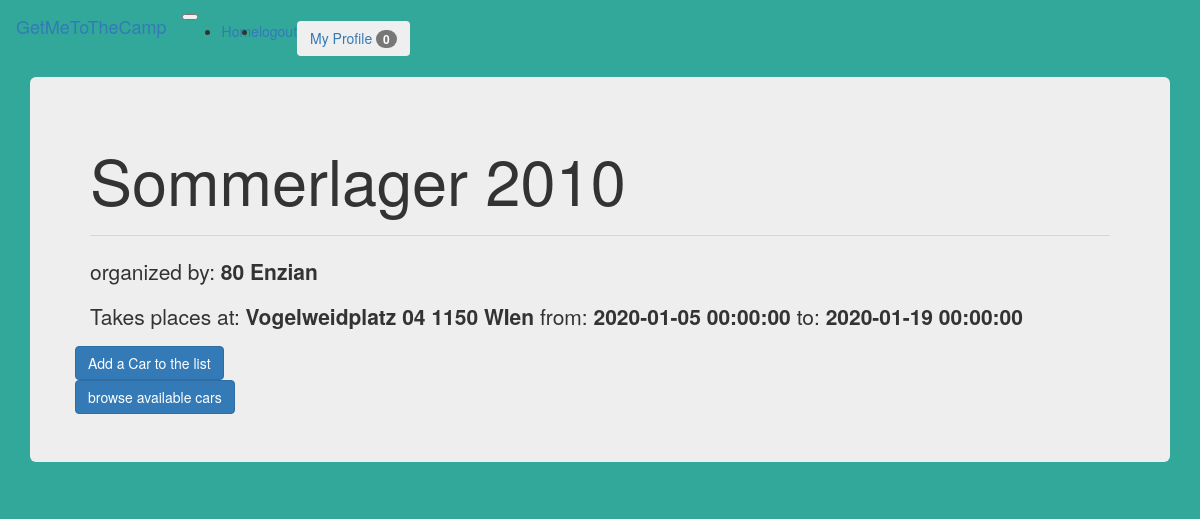
Screenshot of /camp/1 (signed in) with the database file from the repository.
### model/models.py (models this page shows, shortened)
class Camp(db.Model):
	id = db.Column(db.Integer,primary_key = True)
	owner_id = db.Column(db.Integer,db.ForeignKey("user.id"))
	name = db.Column(db.String(128), index = True)
	group =db.Column(db.String(64), index = True)
	location= db.Column(db.String(128), index = True)
	start_date= db.Column(db.DateTime, index = True,nullable = True )
	end_date= db.Column(db.DateTime, index = True,nullable = True )
	key = db.Column(db.String(8), index = True, unique = True)
	linked_car = db.relationship("Car",backref="car_id",lazy="dynamic")

### routes/Routes.py (the view, shortened to what this page needs)
@app.route("/camp/<campId>",methods =["GET","POST"])
@login_required
def camp(campId):
	count =get_notification_count()
	form= Create_car()
	camp = Camp.query.filter_by(id=campId).first()
	cars= Car.query.filter_by(linked_camp=campId).all()
	seats=Seat.query.join(Car).filter_by(linked_camp=campId).all()
	if request.method == "GET":
		camp = Camp.query.filter_by(id=campId).first()
		cars= Car.query.filter_by(linked_camp=campId).all()
		seats=Seat.query.join(Car).filter_by(linked_camp=campId).all()
		return render_template("camp.html",camp=camp,cars=cars,form=form,seats=seats,notif_c=count)
	return render_template("camp.html",camp=camp,cars=cars,form=form,seats=seats)

### model/models.py (called while the page is built)
@login.user_loader
def load_user(id):
	return User.query.get(int(id))

### routes/Routes.py (called while the page is built)
def get_notification_count():
	if current_user.is_authenticated:
		notifs = ReservationReq.query.filter(ReservationReq.requestor_id == current_user.id or ReservationReq.owner_id == current_user.id).all()
		count = str(len(notifs))
		return count

### templates/camp.html (shortened to what this page needs)
{% extends "base.html" %}
{% block app_content %}
<div class="container">
 <div class="jumbotron mt-3 shadow-sm">
<h1 class="display-4">{{camp.name}}</h1>
<hr class="my-4">
<p>organized by: <b>{{camp.group}}</b></p>
<p>Takes places at: <b>{{camp.location}}</b> from: <b>{{camp.start_date}}</b> to: <b>{{camp.end_date}}</b> </p>
<div class="row">
        <div class="col">
        <button class="btn btn-primary w-100" type="button" data-toggle="collapse" data-target="#collapseCreateCar" aria-expanded="false" aria-controls="collapseExample">
        Add a Car to the list
        </button>
        </div>
        <div class="col">
        <button class="btn btn-primary w-100" type="button" data-toggle="collapse" data-target="#collapseShowCars" aria-expanded="false" aria-controls="collapseExample">
        browse available cars
        </button>
        </div>
</div>
</div>
{% endblock %}

### static/css/styles.css (style rules this page uses)
body { background-color: #32a89b; }

### rows the page displays
Camp: name "Sommerlager 2010", group "80 Enzian", location "Vogelweidplatz 04 1150 WIen", start_date "2020-01-05 00:00:00", end_date "2020-01-19 00:00:00"

### other values shown
{{ notif_c }} "0"
